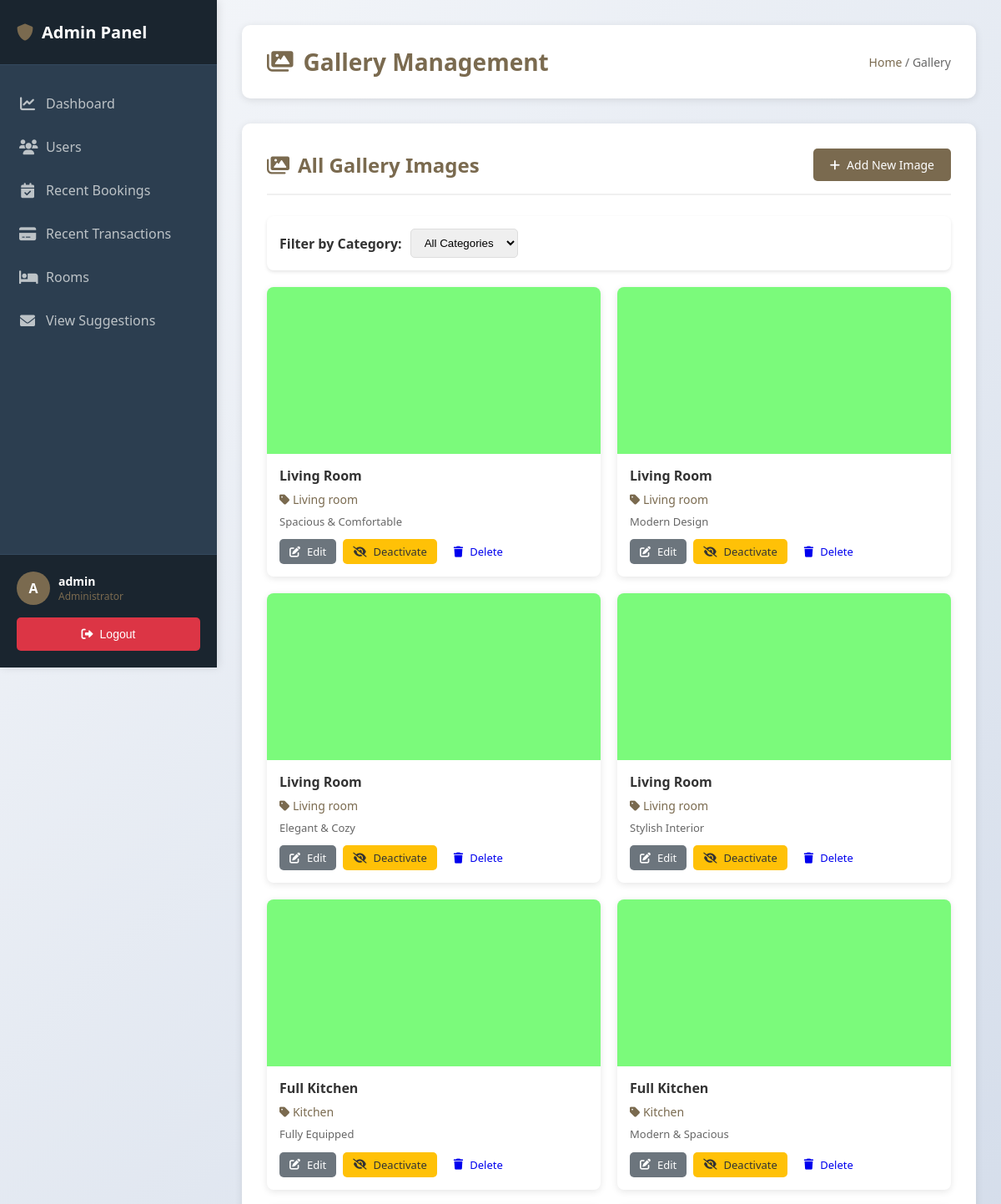
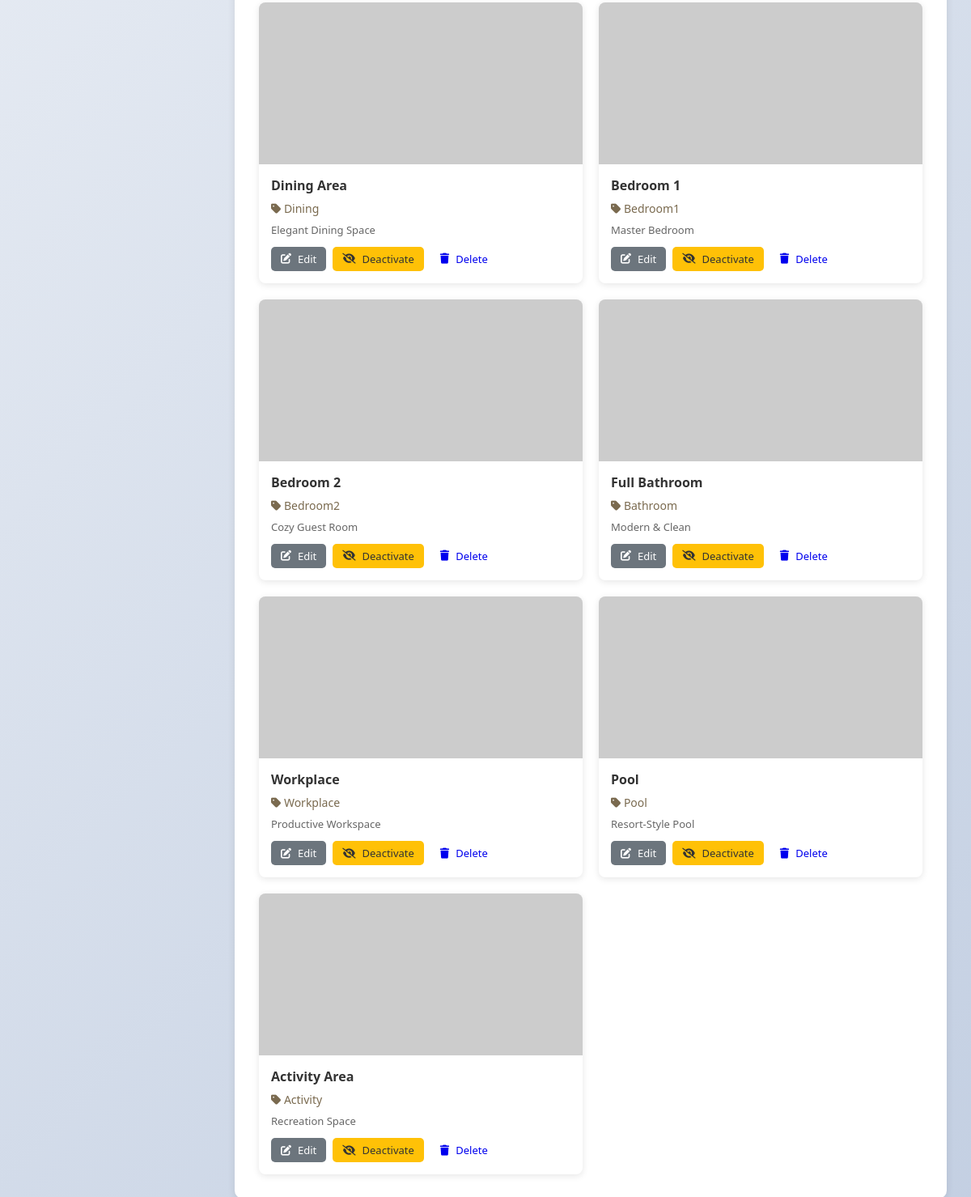
/admin/admin_gallery.php (signed in), run on the app's committed database (2 pictures, top to bottom).
### tables this page shows
CREATE TABLE `gallery_images` (
  `id` int(11) NOT NULL,
  `image_url` varchar(500) NOT NULL,
  `title` varchar(255) NOT NULL,
  `category` varchar(100) NOT NULL,
  `description` varchar(255) DEFAULT NULL,
  `display_order` int(11) DEFAULT 0,
  `is_active` tinyint(1) DEFAULT 1,
  `created_at` timestamp NOT NULL DEFAULT current_timestamp(),
  `updated_at` timestamp NOT NULL DEFAULT current_timestamp() ON UPDATE current_timestamp()
);

### admin/admin_gallery.php (the view, shortened to what this page needs)
<?php
require_once '../config/database.php';
$category_filter = isset($_GET['category']) ? $_GET['category'] : 'all';
try {
    if ($category_filter === 'all') {
        $stmt = $pdo->query("SELECT * FROM gallery_images ORDER BY display_order ASC, created_at DESC");
    } else {
        $stmt = $pdo->prepare("SELECT * FROM gallery_images WHERE category = ? ORDER BY display_order ASC, created_at DESC");
        $stmt->execute([$category_filter]);
    }
    $gallery_images = $stmt->fetchAll();
} catch(PDOException $e) {
    $error_message = "Error loading data: " . $e->getMessage();
    $gallery_images = [];
}
include 'includes/header.php';
?>
<div class="page-header">
    <h1><i class="fas fa-images"></i> Gallery Management</h1>
    <div class="breadcrumb">
        <a href="admin.php">Home</a> / Gallery
    </div>
</div>
<div class="content-section">
    <div class="section-header">
        <h2><i class="fas fa-images"></i> All Gallery Images</h2>
        <div class="section-actions">
            <a href="admin_gallery_manage.php" class="btn btn-primary">
                <i class="fas fa-plus"></i> Add New Image
            </a>
        </div>
    </div>
    <div class="filter-section" style="margin-bottom: 20px;">
        <form method="GET" style="display: flex; gap: 10px; align-items: center;">
            <label for="category" style="font-weight: 600; color: #333;">Filter by Category:</label>
            <select name="category" id="category" onchange="this.form.submit()" style="padding: 8px 12px; border: 1px solid #ddd; border-radius: 5px;">
                <option value="all" <?php echo $category_filter === 'all' ? 'selected' : ''; ?>>All Categories</option>
            </select>
        </form>
    </div>
    <?php if (empty($gallery_images)): ?>
    <div class="empty-state">
        <i class="fas fa-images"></i>
        <p>No gallery images found</p>
        <a href="admin_gallery_manage.php" class="btn btn-primary mt-20">Add First Image</a>
    </div>
    <?php else: ?>
    <div class="gallery-grid-admin">
        <?php foreach ($gallery_images as $image):
            $raw_url = trim($image['image_url'] ?? '');
            if (preg_match('~^https?://~i', $raw_url)) {
            }
            elseif (preg_match('~[\\\\/]pictures[\\\\/](.+)$~i', $raw_url, $m)) {
                $raw_url = '../pictures/' . str_replace('\\', '/', $m[1]);
            }
            elseif (preg_match('~[\\\\/]uploads[\\\\/](gallery[\\\\/].+)$~i', $raw_url, $m)) {
                $raw_url = '../uploads/' . str_replace('\\', '/', $m[1]);
            }
            elseif (preg_match('~^/pictures/~i', $raw_url)) {
                $raw_url = '..' . $raw_url;
            }
            elseif (preg_match('~^pictures/~i', $raw_url)) {
                $raw_url = '../' . $raw_url;
            }
            elseif (preg_match('~^\.\./pictures/~i', $raw_url)) {
            }
            elseif (preg_match('~^uploads/~i', $raw_url)) {
                $raw_url = '../' . $raw_url;
            }
            elseif (preg_match('~^\.\./uploads/~i', $raw_url)) {
            }
            elseif (!empty($raw_url) && !preg_match('~[\\\\/]~', $raw_url)) {
                $raw_url = '../pictures/' . $raw_url;
            }
            elseif (!empty($raw_url) && stripos($raw_url, 'pictures') !== false) {
                if (preg_match('~([^\\\\/]+\.(jpg|jpeg|png|gif|webp|avif))$~i', $raw_url, $m)) {
                    $raw_url = '../pictures/' . $m[1];
                }
            }
            $image_url = htmlspecialchars(str_replace('\\', '/', $raw_url));
        ?>
        <div class="gallery-item-admin">
            <div class="gallery-item-image">
                <img src="<?php echo $image_url; ?>"
                     alt="<?php echo htmlspecialchars($image['title']); ?>"
                     onerror="this.src='https://via.placeholder.com/300x200?text=Image+Not+Found'">
            </div>
            <div class="gallery-item-info">
                <h3><?php echo htmlspecialchars($image['title']); ?></h3>
                <p class="gallery-category">
                    <i class="fas fa-tag"></i>
                    <?php echo htmlspecialchars(ucfirst(str_replace('-', ' ', $image['category']))); ?>
                </p>
                <?php if (!empty($image['description'])): ?>
                <p class="gallery-description"><?php echo htmlspecialchars($image['description']); ?></p>
                <?php endif; ?>
                <div class="gallery-item-actions">
                    <a href="admin_gallery_manage.php?id=<?php echo $image['id']; ?>" class="btn btn-secondary btn-sm">
                        <i class="fas fa-edit"></i> Edit
                    </a>
                    <a href="admin_gallery.php?toggle=1&id=<?php echo $image['id']; ?>"
                       class="btn btn-<?php echo $image['is_active'] ? 'warning' : 'success'; ?> btn-sm"
                       onclick="return confirm('Are you sure you want to <?php echo $image['is_active'] ? 'deactivate' : 'activate'; ?> this image?');">
                        <i class="fas fa-<?php echo $image['is_active'] ? 'eye-slash' : 'eye'; ?>"></i>
                        <?php echo $image['is_active'] ? 'Deactivate' : 'Activate'; ?>
                    </a>
                    <a href="admin_gallery.php?delete=1&id=<?php echo $image['id']; ?>"
                       class="btn btn-danger btn-sm"
                       onclick="return confirm('Are you sure you want to delete this image? This action cannot be undone.');">
                        <i class="fas fa-trash"></i> Delete
                    </a>
                </div>
            </div>
        </div>
        <?php endforeach; ?>
    </div>
    <?php endif; ?>
</div>
<?php include 'includes/footer.php'; ?>

### assets/css/admin.css (style rules this page uses)
* { margin: 0; padding: 0; box-sizing: border-box; }
body { font-family: 'Segoe UI', Tahoma, Geneva, Verdana, sans-serif; background: linear-gradient(135deg, #f5f7fa 0%, #c3cfe2 100%); min-height: 100vh; margin: 0; padding: 0; overflow-x: hidden; }
.page-header { background: white; padding: 25px 30px; border-radius: 10px; box-shadow: 0 2px 10px rgba(0,0,0,0.1); margin-bottom: 30px; display: flex; justify-content: space-between; align-items: center; width: 100%; box-sizing: border-box; flex-wrap: wrap; gap: 15px; }
.page-header h1 { color: #7a6a4f; font-size: 28px; margin: 0; display: flex; align-items: center; gap: 12px; }
.page-header .breadcrumb { color: #666; font-size: 14px; }
.page-header .breadcrumb a { color: #7a6a4f; text-decoration: none; }
.content-section { background: white; padding: 30px; border-radius: 10px; box-shadow: 0 2px 10px rgba(0,0,0,0.1); margin-bottom: 30px; width: 100%; box-sizing: border-box; overflow: hidden; }
.section-header { display: flex; justify-content: space-between; align-items: center; margin-bottom: 25px; padding-bottom: 15px; border-bottom: 2px solid #f0f0f0; flex-wrap: wrap; gap: 15px; }
.section-header h2 { color: #7a6a4f; font-size: 24px; margin: 0; display: flex; align-items: center; gap: 10px; }
.section-actions { display: flex; gap: 10px; flex-wrap: wrap; }
.btn { padding: 10px 20px; border: none; border-radius: 5px; cursor: pointer; font-size: 14px; font-weight: 500; transition: all 0.3s; text-decoration: none; display: inline-flex; align-items: center; gap: 8px; }
.btn-primary { background: #7a6a4f; color: white; }
.btn-secondary { background: #6c757d; color: white; }

### admin/admin_gallery.php (style rules this page uses)
.gallery-grid-admin { display: grid; grid-template-columns: repeat(auto-fill, minmax(300px, 1fr)); gap: 20px; margin-top: 20px; }
.gallery-item-admin { background: white; border-radius: 8px; overflow: hidden; box-shadow: 0 2px 8px rgba(0,0,0,0.1); transition: transform 0.2s, box-shadow 0.2s; }
.gallery-item-image { position: relative; width: 100%; height: 200px; overflow: hidden; background: #f5f5f5; }
.gallery-item-image img { width: 100%; height: 100%; object-fit: cover; }
.gallery-item-info { padding: 15px; }
.gallery-item-info h3 { margin: 0 0 8px 0; color: #333; font-size: 16px; }
.gallery-category { color: #7a6a4f; font-size: 14px; margin: 5px 0; font-weight: 500; }
.gallery-description { color: #666; font-size: 13px; margin: 8px 0; line-height: 1.4; }
.gallery-item-actions { display: flex; gap: 8px; margin-top: 12px; flex-wrap: wrap; }
.btn-sm { padding: 6px 12px; font-size: 13px; }
.btn-warning { background: #ffc107; color: #333; }
.filter-section { background: white; padding: 15px; border-radius: 8px; box-shadow: 0 2px 4px rgba(0,0,0,0.1); }

### data on the page
gallery_images: title "Living Room", category "Living room", description "Spacious & Comfortable", is_active 1 (drawn)
gallery_images: title "Living Room", category "Living room", description "Modern Design", is_active 1 (drawn)
gallery_images: title "Living Room", category "Living room", description "Elegant & Cozy", is_active 1 (drawn)
gallery_images: title "Living Room", category "Living room", description "Stylish Interior", is_active 1 (drawn)
gallery_images: title "Full Kitchen", category "Kitchen", description "Fully Equipped", is_active 1 (drawn)
gallery_images: title "Full Kitchen", category "Kitchen", description "Modern & Spacious", is_active 1 (drawn)
gallery_images: title "Dining Area", category "Dining", description "Elegant Dining Space", is_active 1 (drawn)
gallery_images: title "Bedroom 1", category "Bedroom1", description "Master Bedroom", is_active 1 (drawn)
gallery_images: title "Bedroom 2", category "Bedroom2", description "Cozy Guest Room", is_active 1 (drawn)
gallery_images: title "Full Bathroom", category "Bathroom", description "Modern & Clean", is_active 1 (drawn)
gallery_images: title "Workplace", category "Workplace", description "Productive Workspace", is_active 1 (drawn)
gallery_images: title "Pool", category "Pool", description "Resort-Style Pool", is_active 1 (drawn)
gallery_images: title "Activity Area", category "Activity", description "Recreation Space", is_active 1 (drawn)

### other printed values
substr($_SESSION['username'], 0, 1) "A"
$_SESSION['username'] "admin"
